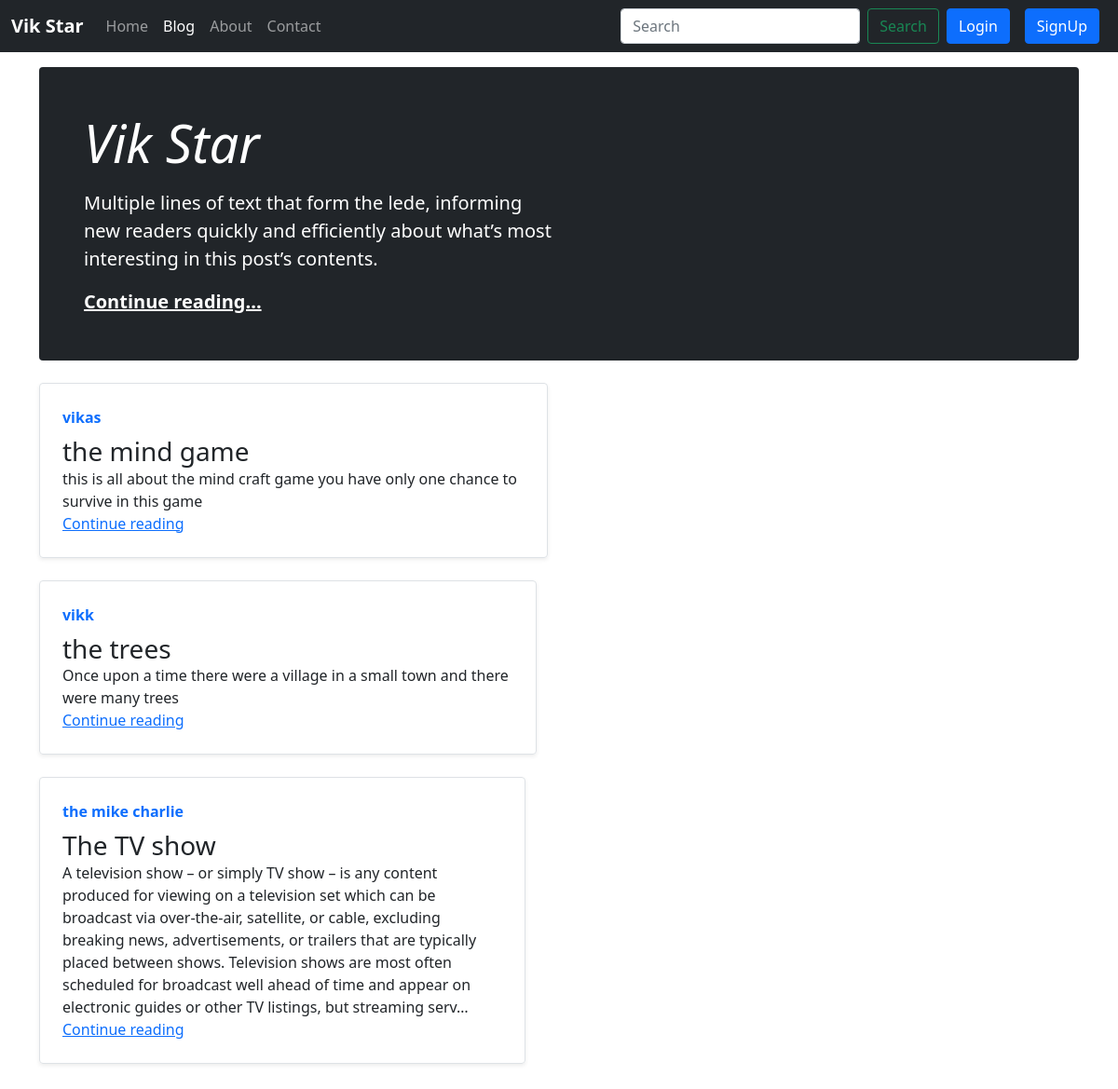
Screenshot of /blog/ with the database file from the repository.
### myapp/models.py (models this page shows, shortened)
class Post(models.Model):
    sno = models.AutoField(primary_key=True)
    title = models.CharField(max_length=50)
    content = models.TextField()
    author = models.CharField(max_length=30)
    slug = models.CharField(max_length=130)
    time = models.DateTimeField(blank=True)

### myapp/views.py (the view)
# urls.py: path('', views.blogHome, name='blogHome'),
def blogHome(request):
    allPosts = Post.objects.all()
    context = {
        'posts':allPosts
    }
    return render(request, 'myapp/bloghome.html', context)

### templates/myapp/blogHome.html (shortened to what this page needs)
{% extends 'base.html' %}
{% block blogactive %} active {% endblock blogactive %}
{% block body %}
<main class="container my-3">
<div class="p-4 p-md-5 mb-4 text-white rounded bg-dark">
  <div class="col-md-6 px-0">
    <h1 class="display-4 fst-italic">Vik Star</h1>
    <p class="lead my-3">Multiple lines of text that form the lede, informing new readers quickly and efficiently about what’s most interesting in this post’s contents.</p>
    <p class="lead mb-0"><a href="#" class="text-white fw-bold">Continue reading...</a></p>
  </div>
</div>
{% for post in posts %}
<div class="row mb-2">
  <div class="col-md-6">
    <div class="row g-0 border rounded overflow-hidden flex-md-row mb-4 shadow-sm h-md-250 position-relative">
      <div class="col p-4 d-flex flex-column position-static">
        <strong class="d-inline-block mb-2 text-primary">{{ post.author }}</strong>
        <h3 class="mb-0"> <a href="/blog/{{ post.slug }}"></a>{{ post.title }}</h3>
        <p class="card-text mb-auto">{{ post.content | truncatechars:400 }}</p>
        <a href="/blog/{{ post.slug }}" class="stretched-link">Continue reading</a>
      </div>
    </div>
  </div>
{% endfor %}
</main>
{% endblock body %}

### rows the page displays
Post: author "vikas", title "the mind game", content "this is all about the mind craft game you have only one chance to survive in this game"
Post: author "vikk", title "the trees", content "Once upon a time there were a village in a small town and there were many trees"
Post: author "the mike charlie", title "The TV show", content "A television show – or simply TV show – is any content produced for viewing on a television set which can be broadcast via over-the-air, satellite, or cable, excluding breaking news, advertisements, or trailers that are typically placed between shows. Television shows are most often scheduled for broadcast well ahead of time and appear on electronic guides or other TV listings, but streaming serv…"
